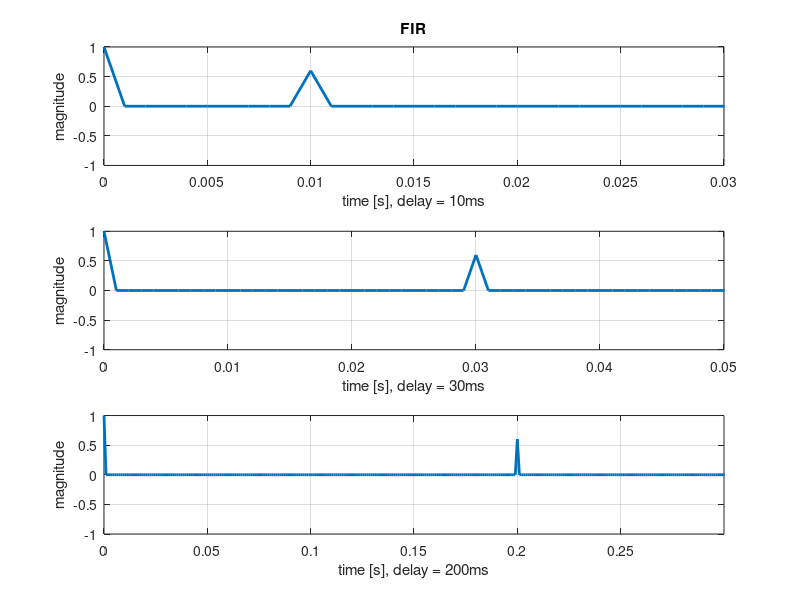
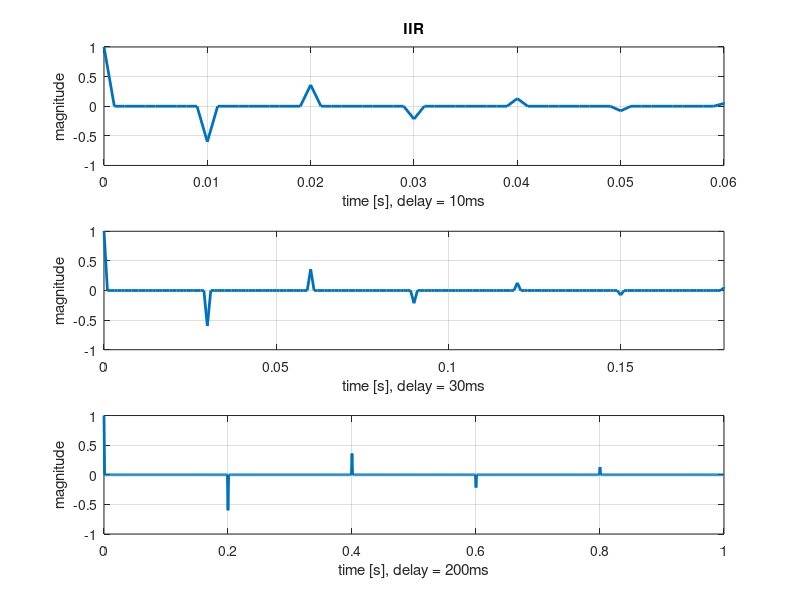

Here is the MATLAB script that generated these plots, in order: (Note: this script raises an error after producing the figures.)
%% Ex 2/3
% group 2 
% Assigment 2

%% FIR and IIR filters

% Setting up the various values for our plots
alpha = 0.6;
T1 = 10*10^(-3);  % delay of 10 ms
T2 = 30*10^(-3);  % delay of 30 ms
T3 = 200*10^(-3); % delay of 200 ms
f = 1000; % [Hz] sampling frequency
delay_samples1 = T1*f;
delay_samples2 = T2*f;
delay_samples3 = T3*f;


A1 = [1; zeros(delay_samples1-1,1);alpha]; % Setting up the nominator and denominator
B1 = 1;

A2 = [1; zeros(delay_samples2-1,1);alpha];
B2 = 1;

A3 = [1; zeros(delay_samples3-1,1);alpha];
B3 = 1;

%[s,f] = import_sound('Sax12.wav'); % Setting the signal
s = [1;zeros(999,1)]; % We it is just set to be an imulse

FIR1 = filter(A1,B1,s); % Creating the filters as described in the hand in
IIR1 = filter(B1,A1,s);

FIR2 = filter(A2,B2,s);
IIR2 = filter(B2,A2,s);

FIR3 = filter(A3,B3,s);
IIR3 = filter(B3,A3,s);

tf1 = 0:1/f:length(FIR1)/f-1/f; % Setting up the prober x-axis
ti1 = 0:1/f:length(IIR1)/f-1/f;

tf2 = 0:1/f:length(FIR2)/f-1/f;
ti2 = 0:1/f:length(IIR2)/f-1/f;

tf3 = 0:1/f:length(FIR3)/f-1/f;
ti3 = 0:1/f:length(IIR3)/f-1/f;

figure(1) % Plotting
subplot(3,1,1);
plot(tf1,FIR1, 'linewidth', 2);
title('FIR');
xlim([0 0.03])
ylim([-1 1])
xlabel('time [s], delay = 10ms');
ylabel('magnitude');
grid();

subplot(3,1,2);
plot(tf2,FIR2, 'linewidth', 2);
xlim([0 0.05])
ylim([-1 1])
xlabel('time [s], delay = 30ms');
ylabel('magnitude');
grid();

subplot(3,1,3);
plot(tf3,FIR3, 'linewidth', 2);
xlim([0 0.3])
ylim([-1 1])
xlabel('time [s], delay = 200ms');
ylabel('magnitude');
grid();


figure(2)
subplot(3,1,1);
plot(ti1,IIR1, 'linewidth', 2);
title('IIR');
xlim([0 6*T1])
ylim([-1 1])
xlabel('time [s], delay = 10ms');
ylabel('magnitude');
grid();

subplot(3,1,2);
plot(ti2,IIR2, 'linewidth', 2);
xlim([0 6*T2])
ylim([-1 1])
xlabel('time [s], delay = 30ms');
ylabel('magnitude');
grid();

subplot(3,1,3);
plot(ti3,IIR3, 'linewidth', 2);
xlim([0 1])
ylim([-1 1])
xlabel('time [s], delay = 200ms');
ylabel('magnitude');
grid();

%%
sound(s,f);
%%
sound(IIR1,f)
pause(1/f*(length(FIR1)+length(IIR1)));
sound(FIR1,f)

%%
% Plotting the spectrums of the various filters
plotting_IR_filters(4,FIR1,f,' (FIR)',' 10ms');
plotting_IR_filters(5,IIR1,f,' (IIR)',' 10ms');
%%
plotting_IR_filters(6,FIR2,f,' (FIR)',' 30ms');
plotting_IR_filters(7,IIR2,f,' (IIR)',' 30ms');

plotting_IR_filters(8,FIR3,f,' (FIR)',' 200ms');
plotting_IR_filters(9,IIR3,f,' (IIR)',' 200ms');